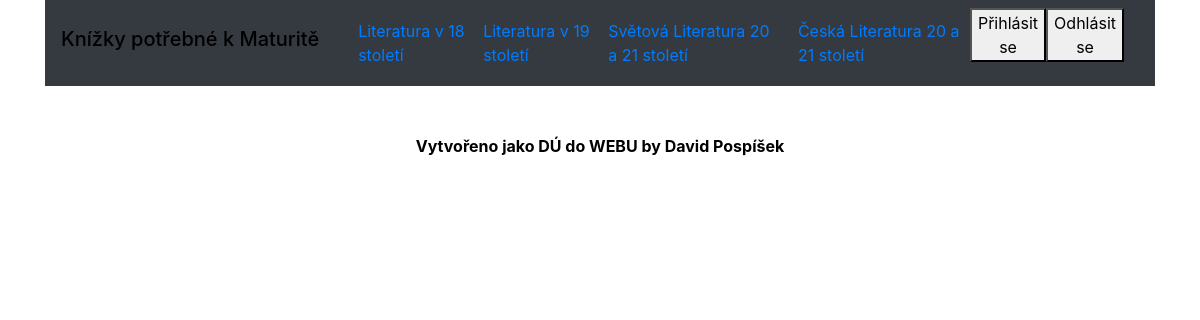
The page / on the database its author committed.
### tables this page shows
CREATE TABLE `menu` (
  `idmenu` int(11) NOT NULL,
  `categorie` varchar(50) NOT NULL
);

### application/controllers/Kniha_controller.php (called while the page is built, shortened)
<?php defined('BASEPATH') or exit('No direct script access allowed');
class Kniha_controller extends CI_Controller
{
function  __construct()
    {
         $this->load->model('kniha_model');
    }
    public function menu()
    {
                  $data['polozky'] = $this->kniha_model->get_menu_kategorie();
             $this->load->view('layout/hlavicka', $data);
              $this->load->view('layout/paticka');
    }
}

### index.php (called while the page is built, shortened)
<?php
require_once BASEPATH.'core/CodeIgniter.php';

### application/models/Kniha_model.php (called while the page is built, shortened)
<?php
class Kniha_model extends CI_Model {
    public function get_menu_kategorie(){
        $this->db->select('categorie, idmenu');
		$this->db->from('menu');
        $this->db->order_by('idmenu');
        $query = $this->db->get();
        return $query->result();
    }
}

### application/views/layout/hlavicka.php (the view, shortened to what this page needs)
 <head>
    <link rel="stylesheet" href="https://stackpath.bootstrapcdn.com/bootstrap/4.4.1/css/bootstrap.min.css">
 </head>
 <div class="container">
 <nav class="navbar navbar-expand-sm bg-dark navbar-blue">
   <h1 class="navbar-brand"><span style="color: black;">Knížky potřebné k Maturitě</span></h1>
   <div class="container">
        <div class="collapse navbar-collapse" id="navbarResponsive">
           <ul class="navbar-nav ml-auto">
            <?php foreach($polozky as $p): ?>
          <li class="nav-item">
  <a class="nav-link" href="<?php echo base_url("stranka/".$p->idmenu)?>"><?= $p->categorie ?><span class="sr-only">(current)</span></a>
        </li>
    <?php endforeach; ?>
    </ul>
      <form action="<?php echo base_url("auth/login"); ?>">
            <button type="submit">Přihlásit se</button>
      </form>
      <form action="<?php echo base_url("auth/logout"); ?>">
            <button type="submit">Odhlásit se</button>
      </form>
  </div>
</nav>
    </body>
 </div>

### rows shown on the page
menu: categorie "Literatura v 18 století"
menu: categorie "Literatura v 19 století"
menu: categorie "Světová Literatura 20 a 21 století"
menu: categorie "Česká Literatura 20 a 21 století"
